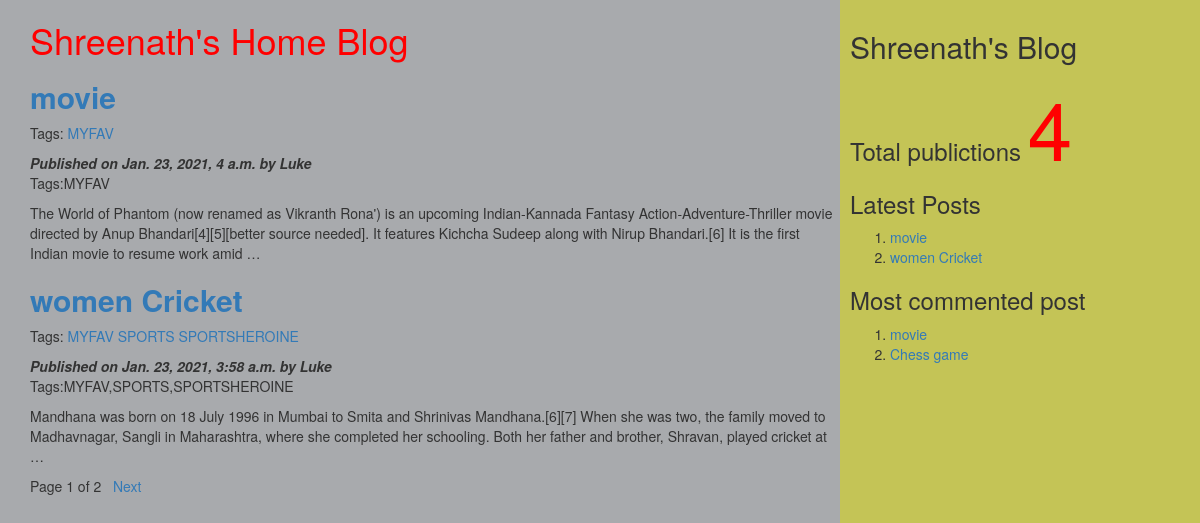
The page / on the database its author committed.
### myApp/models.py (models this page shows, shortened)
class Post(models.Model):
          tags=TaggableManager()
          STATUS_CHOICES=(('draft','Draft'),('published','Published'))
          title=models.CharField(max_length=256)
          slug=models.SlugField(max_length=264,unique_for_date='publish')
          author=models.ForeignKey(User,related_name='blog_posts',on_delete= models.CASCADE)
          body=models.TextField()
          publish=models.DateTimeField(default=timezone.now)
          created=models.DateTimeField(auto_now_add=True)
          updated=models.DateTimeField(auto_now=True)
          status= models.CharField(max_length=10,choices=STATUS_CHOICES,default='draft')
          objects=CustomManager()
          class Meta:
                ordering=('-publish',)
          def get_absolute_url(self):
                return reverse('post_detail',args=[self.publish.year,self.publish.strftime('%m'),self.publish.strftime('%d'),self.slug])

### myApp/views.py (the view)
# urls.py: url(r'^$',views.post_list_view),
def post_list_view(request,tag_slug=None):
    post_list=Post.objects.all()
    tag=None
    if tag_slug:
        tag=get_object_or_404(Tag,slug=tag_slug)#provided slug
        post_list=post_list.filter(tags__in=[tag])
    paginator=Paginator(post_list,2) #step1
    page_number=request.GET.get('page') #step2
    try:
       post_list=paginator.page(page_number) #step2
    except PageNotAnInteger:
       post_list=paginator.page(1) #step 3
    except EmptyPage:
      post_list=paginator.page(paginator.num_pages) #step 4
    d={'post_list':post_list,'tag':tag}
    return render(request,'myApp/post_list.html',d)

### myApp/models.py (called while the page is built)
    def get_queryset(self):
        return super().get_queryset().filter(status='published')

### myApp/templatetags/mytags.py (called while the page is built)
@register.simple_tag
def total_posts():
    return Post.objects.count()

@register.inclusion_tag('myApp/latest_post.html')
def show_latest_posts(count=3):
    latest_posts=Post.objects.order_by('-publish')[:count]
    return {'latest_posts':latest_posts}

@register.simple_tag
def get_most_commented_posts(count=2):
    return Post.objects.annotate(total_comments=Count('comments')).order_by('-total_comments')[:count]

### templates/myApp/post_list.html (shortened to what this page needs)
<html>
    {%extends 'myApp/parent.html'%}
        {%block content_block%}
        <h1 style="color:red">Shreenath's Home Blog</h1>
        {%for post in post_list%}
        <a href="{{post.get_absolute_url}}"><h2><b>{{post.title}}</b></h2></a>
         <p>Tags:
              {%for t in post.tags.all%}
              <a href="{%url "post_list_by_tag_name" t.slug%}">{{t.name}}</a>
               {%endfor%}
          </p>
        <i><b>Published on {{post.publish}} by {{post.author|title}}</b></i>
        <p>Tags:{{post.tags.all|join:','}}</p>
        {{post.body|truncatewords:40|linebreaks}}
        {%endfor%}
        {%include 'myApp/pagination.html' with page=post_list%}
        {%endblock%}

### templates/myApp/parent.html (shortened to what this page needs)
<html>
{%load mytags%}
    <head>
        <link rel="stylesheet" href="https://maxcdn.bootstrapcdn.com/bootstrap/3.3.7/css/bootstrap.min.css">
    </head>
    <body>
        <div class="content" style="width:70%;float:left;background-color:a8aaad;height:300%;padding:0 0 0 30px">
              {%block content_block%}
              {%endblock%}
        </div>
        <div class="sidebar" style="width:30%;float:right;background-color:#c4c456;height:300%;padding:10px">
            <h2>Shreenath's Blog</h2>
            <h3>Total publictions
              <span style="color:red;font-size:80px">
              {%total_posts%}</span>
              <h3>Latest Posts</h3>
              {% show_latest_posts 2 %}
              <h3>Most commented post</h3>
              {%get_most_commented_posts as m%}
              <ol>
                {%for post in m%}
                <li><a href="{{post.get_absolute_url}}">{{post.title}}</a></li>
                {%endfor%}
              </ol>
            </h3>
        </div>
    </body>
</html>

### templates/myApp/pagination.html (shortened to what this page needs)
<!DOCTYPE html>
<html lang="en" dir="ltr">
  <body>
     <div class="paginator">
      <span>Page {{page.number}} of {{page.paginator.num_pages}}</span>&nbsp&nbsp
      {%if page.has_next%}
      <a href="?page={{page.next_page_number}}">Next</a> &nbsp  &nbsp
      {%endif%}
     </div>
  </body>
</html>

### templates/myApp/latest_post.html
<!DOCTYPE html>
<html lang="en" dir="ltr">
  <body>
    <ol>
    {%for post in latest_posts%}
    <li><a href="{{post.get_absolute_url}}">{{post.title}}</a></li>
    {%endfor%}
    </ol>
  </body>
</html>

### rows shown on the page
Post: title "movie", publish "Jan. 23, 2021, 4 a.m.", author "Luke", tags.all "MYFAV", body "The World of Phantom (now renamed as Vikranth Rona') is an upcoming Indian-Kannada Fantasy Action-Adventure-Thriller movie directed by Anup Bhandari[4][5][better source needed]. It features Kichcha Sudeep along with Nirup Bhandari.[6] It is the first Indian movie to resume work amid …"
Tag: name "MYFAV"
Post: title "women Cricket", publish "Jan. 23, 2021, 3:58 a.m.", author "Luke", tags.all "MYFAV,SPORTS,SPORTSHEROINE", body "Mandhana was born on 18 July 1996 in Mumbai to Smita and Shrinivas Mandhana.[6][7] When she was two, the family moved to Madhavnagar, Sangli in Maharashtra, where she completed her schooling. Both her father and brother, Shravan, played cricket at …"
Tag: name "SPORTS"
Tag: name "SPORTSHEROINE"
Post: title "Chess game"

### other values the page prints
{{ page.number }} "1"
{{ page.paginator.num_pages }} "2"
